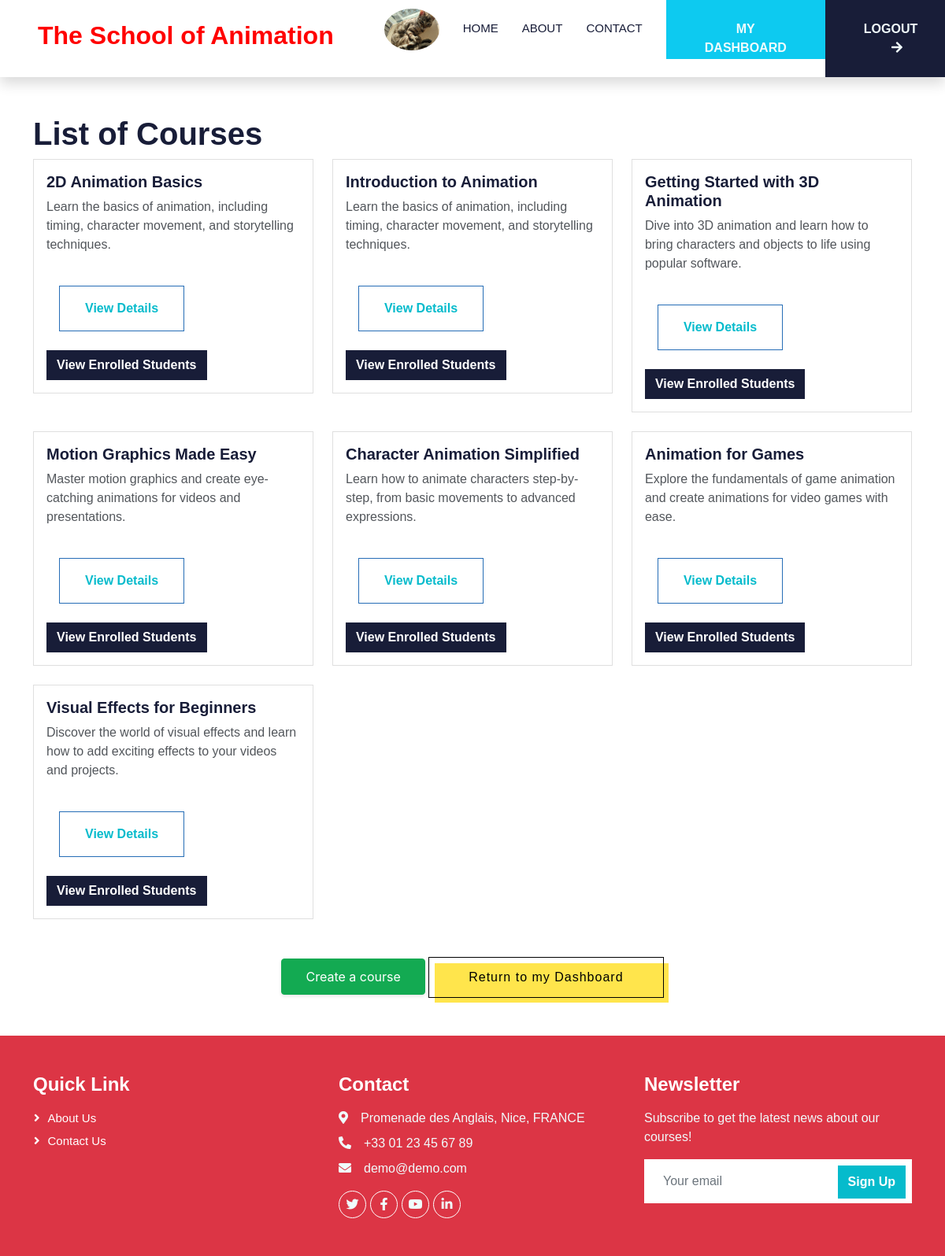
The app's page /courses/ (signed in) with its own data.
### users/models.py (models this page shows)
class User(AbstractUser):
    first_name = models.CharField(max_length=30)
    last_name = models.CharField(max_length=30)
    email = models.EmailField(unique=True)
    is_student = models.BooleanField('student',default=False)
    is_teacher = models.BooleanField('teacher',default=False)
    avatar = models.ImageField(upload_to='avatar/')

### elearning/models.py (models this page shows, shortened)
class Course(models.Model):
    title = models.CharField(max_length=100)
    description = models.TextField()
    instructor = models.ForeignKey(settings.AUTH_USER_MODEL, on_delete=models.CASCADE, related_name='courses_taught')
    pdf_material = models.FileField(upload_to='course_materials/pdf', blank=True, null=True)
    video_material = models.FileField(upload_to='course_materials/videos', blank=True, null=True)
    image_material = models.ImageField(upload_to='course_materials/images', blank=True, null=True)

### elearning/views.py (the view)
# urls.py: path('courses/', views.courses_list, name='courses_list'),
@login_required
def courses_list(request):
    if request.user.is_teacher:
        courses = Course.objects.filter(instructor=request.user)
    else:
        enrolled_course_ids = Enrollment.objects.filter(student=request.user).values_list('course__id', flat=True)
        available_courses = Course.objects.exclude(id__in=enrolled_course_ids)
        enrolled_courses = Course.objects.filter(id__in=enrolled_course_ids)
        courses = enrolled_courses | available_courses
    return render(request, 'elearning/courses_list.html', {'courses': courses})

### templates/elearning/courses_list.html (shortened to what this page needs)
{% extends 'staticpages/base.html' %}
{% load static %}
{% block body %}
<main class="container mt-5 mb-5">
    <h1>List of Courses</h1>
    <section class="row">
        {% for course in courses %}
        <div class="col-md-4 mb-4">
            <div class="card">
                <div class="card-body">
                    <h5 class="card-title">{{ course.title }}</h5>
                    <p class="card-text">{{ course.description }}</p>
                    <button class="button-51 mx-3 my-4"><a href="{% url 'course_detail' course_id=course.id %}">View Details</a></button>
                    {% if user.is_authenticated and user.is_teacher%}
                    <a href="{% url 'course_students' course_id=course.id %}" class="btn btn-dark">View Enrolled Students</a>
                    {% endif%}
                </div>
            </div>
        </div>
        {% endfor %}
    </section>
    <section class="mt-4 text-center">
        <div class="d-inline-block">
        {% if user.is_authenticated and user.is_teacher%}
        <button type="submit" class="button-37" role="button"><a href="{% url 'create_course' %}" style="color: white";>Create a course</a></button>
        <button type="submit" class="button-52" role="button"><a href="{% url 'dashboard_teacher' %}" style="color: black";>Return to my Dashboard</a></button>
        {% endif%}
        </div>
    </section>
</main>
{% endblock %}

### templates/staticpages/base.html (shortened to what this page needs)
{% load static %}
<!DOCTYPE html>
<html lang="en" dir="ltr">
    <head>
        <link href="https://cdnjs.cloudflare.com/ajax/libs/font-awesome/5.10.0/css/all.min.css" rel="stylesheet">
        <link href="{% static 'css/bootstrap.min.css' %}" rel="stylesheet">
        <link href="{% static 'css/custom.css' %}" rel="stylesheet">
        <link href="{% static 'css/style.css' %}" rel="stylesheet">
        <link href="{% static 'css/buttons.css' %}" rel="stylesheet">
    </head>
    <body class="d-flex flex-column min-vh-100">
        <nav class="navbar navbar-expand-lg custom-red navbar-light shadow sticky-top p-0">
            <a href="{% url 'homepage' %}" class="navbar-brand d-flex align-items-center px-4 px-lg-5">
                <h2 class="white-text">The School of Animation</h2>
            </a>
            <div class="navbar-collapse">
                <div class="navbar-nav ms-auto p-4 p-lg-0">
                    {% if user.is_authenticated %}
                    <ul class="navbar-nav ml-auto">
                        <li class="nav-link navbar-brand d-flex align-items-center">
                            <a href="{% url 'view_profile' %}">
                                {% if user.avatar %}
                                    <img src="{{ user.avatar.url }}" class="rounded-circle" width="70">
                                {% else %}
                                    <img src="{% static 'images/cat.png' %}" class="rounded-circle" width="70">
                                {% endif %}
                            </a>
                        </li>
                    </ul>
                    {% endif %}
                    <a class="nav-link" href="{% url 'homepage' %}">Home</a>
                    <a class="nav-link" href="{% url 'about' %}">About</a>
                    <a class="nav-link" href="{% url 'contact' %}">Contact</a>
                    {% if user.is_authenticated and user.is_teacher%}
                    <a class="btn bg-info text-light py-4 px-lg-5 d-none d-lg-block" href="{% url 'dashboard_teacher' %}">MY DASHBOARD</a>
                    {% endif %}
                    {% if user.is_authenticated %}
                    <form action="{% url 'logout' %}" method="post">
                        <button type="submit" class="btn bg-dark text-light py-4 px-lg-5 d-none d-lg-block">LOGOUT<i class="fa fa-arrow-right ms-3"></i></button>
                    </form>
                    {% else %}
                    <a href="{% url 'login' %}" class="btn bg-warning text-black py-4 px-lg-5 d-none d-lg-block">LOGIN<i class="fa fa-arrow-right ms-3"></i></a>
                    <a href="{% url 'register' %}" class="btn bg-success text-light py-4 px-lg-5 d-none d-lg-block">REGISTER<i class="fa fa-arrow-right ms-3"></i></a>
                    {% endif %}
                </div>
            </div>
        </nav>
        {% block body %}
        {% endblock %}
        <footer class="mt-auto">
            <div class="container-fluid bg-danger text-light footer wow fadeIn" data-wow-delay="0.1s">
                <div class="container py-5">
                    <div class="row g-5">
                        <div class="col-lg-4 col-md-6">
                            <h4 class="text-white mb-3">Quick Link</h4>
                            <a class="btn btn-link" href="{% url 'about' %}">About Us</a>
                            <a class="btn btn-link" href="{% url 'contact' %}">Contact Us</a>
                        </div>
                        <div class="col-lg-4 col-md-6">
                            <h4 class="text-white mb-3">Contact</h4>
                            <p class="mb-2"><i class="fa fa-map-marker-alt me-3"></i>Promenade des Anglais, Nice, FRANCE</p>
                            <p class="mb-2"><i class="fa fa-phone-alt me-3"></i>+33 01 23 45 67 89</p>
                            <p class="mb-2"><i class="fa fa-envelope me-3"></i>demo@demo.com</p>
                            <div class="d-flex pt-2">
                                <a class="btn btn-outline-light btn-social" href="https://twitter.com/"><i class="fab fa-twitter"></i></a>
                                <a class="btn btn-outline-light btn-social" href="https://facebook.com/"><i class="fab fa-facebook-f"></i></a>
                                <a class="btn btn-outline-light btn-social" href="https://www.youtube.com/@minnie_"><i class="fab fa-youtube"></i></a>
                                <a class="btn btn-outline-light btn-social" href="https://linkedin.com/"><i class="fab fa-linkedin-in"></i></a>
                            </div>
                        </div>
                        <div class="col-lg-4 col-md-6">
                            <h4 class="text-white mb-3">Newsletter</h4>
                            <p>Subscribe to get the latest news about our courses!</p>
                            <div class="position-relative mx-auto" style="max-width: 400px;">
                                <input class="form-control border-0 w-100 py-3 ps-4 pe-5" type="text" placeholder="Your email">
                                <button type="button" class="btn btn-primary py-2 position-absolute top-0 end-0 mt-2 me-2">Sign Up</button>
                            </div>
                        </div>
                    </div>
                </div>
            </div>
        </footer>
    </body>
</html>

### static/css/custom.css (style rules this page uses)
.custom-red { background-color: white; }
.white-text { color: red; font-family: 'Minya Nouvelle Regular', sans-serif; }

### static/css/style.css (style rules this page uses)
:root { --primary: #06BBCC; --light: #F0FBFC; --dark: #181d38; }
.btn { font-family: 'Nunito', sans-serif; font-weight: 600; transition: .5s; }
.btn.btn-primary, .btn.btn-secondary { color: #FFFFFF; }
.navbar-light .navbar-nav .nav-link { margin-right: 30px; padding: 25px 0; color: #FFFFFF; font-size: 15px; text-transform: uppercase; outline: none; }
.navbar-light .navbar-brand, .navbar-light a.btn { height: 75px; }
.navbar-light .navbar-nav .nav-link { color: var(--dark); font-weight: 500; }
.navbar-light.sticky-top { top: -100px; transition: .5s; }
.footer .btn.btn-social { margin-right: 5px; width: 35px; height: 35px; display: flex; align-items: center; justify-content: center; color: var(--light); font-weight: normal; border: 1px solid #FFFFFF; border-radius: 35px; transition: .3s; }
.footer .btn.btn-link { display: block; margin-bottom: 5px; padding: 0; text-align: left; color: #FFFFFF; font-size: 15px; font-weight: normal; text-transform: capitalize; transition: .3s; }
.footer .btn.btn-link::before { position: relative; content: "\f105"; font-family: "Font Awesome 5 Free"; font-weight: 900; margin-right: 10px; }

### static/css/buttons.css (style rules this page uses)
.button-51 { background-color: transparent; border: 1px solid #266DB6; box-sizing: border-box; color: #00132C; font-family: "Avenir Next LT W01 Bold",sans-serif; font-size: 16px; font-weight: 700; line-height: 24px; padding: 16px 23px; position: relative; text-decoration: none; user-select: none; -webkit-user-select: none; touch-action: manipulation; }
.button-51:before { background-color: #D5EDF6; content: ""; height: calc(100% + 3px); position: absolute; right: -7px; top: -9px; transition: background-color 300ms ease-in; width: 100%; z-index: -1; }
@media (min-width: 768px) { .button-51 { padding: 16px 32px; } }
.button-52 { font-size: 16px; font-weight: 200; letter-spacing: 1px; padding: 13px 20px 13px; outline: 0; border: 1px solid black; cursor: pointer; position: relative; background-color: rgba(0, 0, 0, 0); user-select: none; -webkit-user-select: none; touch-action: manipulation; }
.button-52:after { content: ""; background-color: #ffe54c; width: 100%; z-index: -1; position: absolute; height: 100%; top: 7px; left: 7px; transition: 0.2s; }
@media (min-width: 768px) { .button-52 { padding: 13px 50px 13px; } }
.button-37 { background-color: #13aa52; border: 1px solid #13aa52; border-radius: 4px; box-shadow: rgba(0, 0, 0, .1) 0 2px 4px 0; box-sizing: border-box; color: #fff; cursor: pointer; font-family: "Akzidenz Grotesk BQ Medium", -apple-system, BlinkMacSystemFont, sans-serif; font-size: 16px; font-weight: 400; outline: none; outline: 0; padding: 10px 25px; text-align: center; transform: translateY(0); transition: transform 150ms, box-shadow 150ms; user-select: none; -webkit-user-select: none; touch-action: manipulation; }
@media (min-width: 768px) { .button-37 { padding: 10px 30px; } }

### records on screen
User: avatar (picture)
Course: title "2D Animation Basics", description "Learn the basics of animation, including timing, character movement, and storytelling techniques."
Course: title "Introduction to Animation", description "Learn the basics of animation, including timing, character movement, and storytelling techniques."
Course: title "Getting Started with 3D Animation", description "Dive into 3D animation and learn how to bring characters and objects to life using popular software."
Course: title "Motion Graphics Made Easy", description "Master motion graphics and create eye-catching animations for videos and presentations."
Course: title "Character Animation Simplified", description "Learn how to animate characters step-by-step, from basic movements to advanced expressions."
Course: title "Animation for Games", description "Explore the fundamentals of game animation and create animations for video games with ease."
Course: title "Visual Effects for Beginners", description "Discover the world of visual effects and learn how to add exciting effects to your videos and projects."
